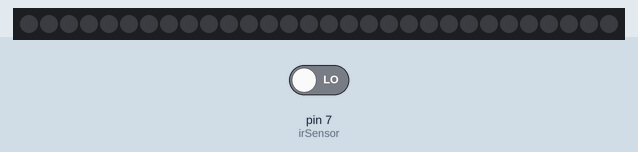
Bench run of a sketch on a simulated Arduino Uno, built with avr-gcc and run on an emulated ATmega328P. On the bench: 30 RGB LEDs in strip order, left to right. Inputs (shaded band) come from the test bench; at power-on: pin 7 (irSensor) LOW. Dim RGB values are drawn brighter than linear.

Above: at 2.2 s.
2.3 s: pin 7 (irSensor) driven HIGH
At 3.2 s:
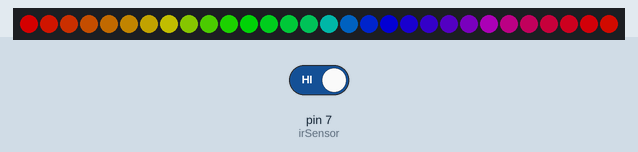
3.8 s: pin 7 (irSensor) driven LOW
At 4.6 s:
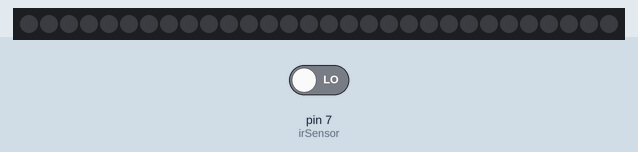
Timing chart, 0 to 6.8 s (numbered marks = the images above; inputs shaded):
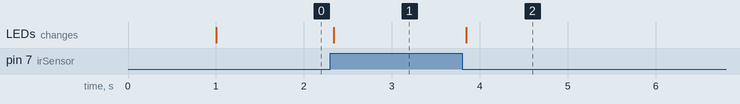

The sketch:

Question.ino
```cpp
#include "FastLED.h"            // 此示例程序需要使用FastLED库

#define NUM_LEDS 30             // LED灯珠数量
#define DATA_PIN 9              // Arduino输出控制信号引脚
#define LED_TYPE WS2812         // LED灯带型号
#define COLOR_ORDER GRB         // RGB灯珠中红色、绿色、蓝色LED的排列顺序

uint8_t max_bright = 128;       // LED亮度控制变量，可使用数值为 0 ～ 255， 数值越大则光带亮度越高
int irSensor = 7;
bool irSensorOutput;

CRGB leds[NUM_LEDS];            // 建立光带leds

void setup() {
  Serial.begin(9600);           // 启动串行通讯
  delay(1000);                  // 稳定性等待
  LEDS.addLeds<LED_TYPE, DATA_PIN, COLOR_ORDER>(leds, NUM_LEDS);  // 初始化光带
  FastLED.setBrightness(max_bright);                            // 设置光带亮度
}

void loop() {
  // put your main code here, to run repeatedly:
irSensorOutput = digitalRead(irSensor);
if(irSensorOutput){
fill_rainbow(leds, 30, 0, 9);  //fill_rainbow的三个参数分别是灯带名，等个数，第一个灯的色调值，色调间隔值
FastLED.show();
delay(500);
  }else{
    fill_solid(leds, 30, CRGB::Black);
    FastLED.show();
    delay(50);
  }
}
```

Measured:
- after the input at 2.3 s, the LEDs: change at once (image 1)
- after the input at 3.8 s, the LEDs: change at once (image 2)
